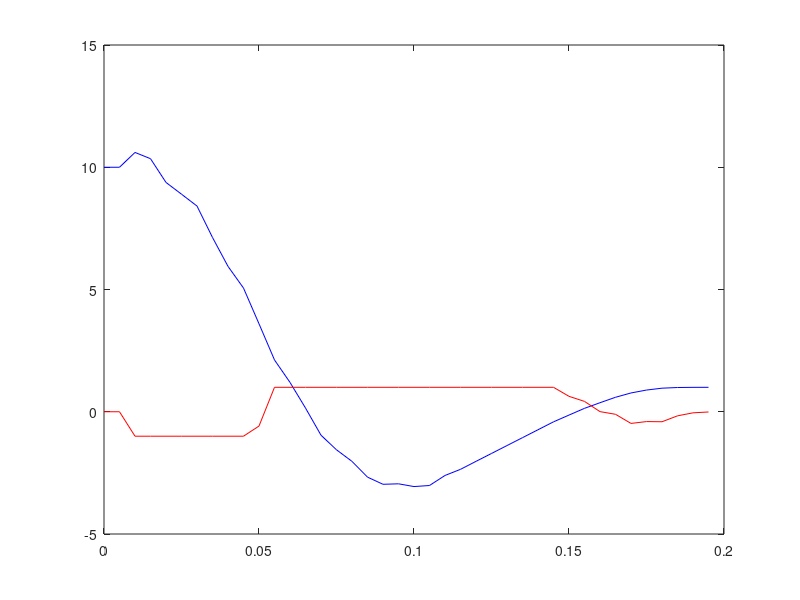

Source code (MATLAB): (Note: this script raises an error after producing the figure.)

clc;
clear all;
format short;

km=4.4*10^(-2);
j1 =3.75*10^(-6);
j2 =  3.75*10^(-6);
b =1*10^(-5);
d=3.125*10^(-5);
k = 0.2656;

A = [0 0 1 0;
    0 0 0 1 ;
    -k/j1 k/j1 -(d+b)/j1 (d+b)/j1;
    k/j2 -k/j2 (d+b)/j2 -(b+d)/j2];


B = [0 ; 0 ;km/j1 ;0];
C = [1 0 0 0];

sys_cont = ss(A, B, C, 0);
h =0.005; 
sys_disc = c2d(sys_cont, h); % the output can be changed
phi = sys_disc.a;

Gamma = sys_disc.b;
gamma = [Gamma phi*Gamma phi^2*Gamma phi^3*Gamma];
det(gamma)

alphas = [0.1 0.1 0.1 0.1];
K = -acker(phi,Gamma,alphas);
% forward gain
F = 1/(C*inv(eye(4)-phi-Gamma*K)*Gamma);

r = 1; % reference

x1(2) = 10.0; x1(1) = 10.0; 
x2(1) = 11.0; x2(2) = 11.0; 
x3(2)=20.0; x3(1) = 20.0;
x2(1)=20.0; x4(2) = 20.0;

tol = 1e-3; % set a tolerance for convergence
error = Inf; % initialize error to a large value
t_converge = 0; % initialize the time at which convergence is achieved


input(2) = 0; input(1)=0; time(2) = h; time(1) =0;
error = 0;
for i=2:2/h
u_unbounded  =K*[x1(i); x2(i) ;x3(i); x4(i)] +F*r;
u = min(max(u_unbounded, -1), 1); % Apply saturation to u
x3(i) = min(x3(i), 50); % Apply saturation to x3 max(u_unbounded, -50)
x4(i) = min(x4(i), 50); % Apply saturation to x4 max(u_unbounded

xkpl = phi*[x1(i); x2(i) ;x3(i); x4(i)] + Gamma*u;
x1(i+1) = xkpl(1);
x2(i+1) = xkpl(2);
x3(i+1) = xkpl(3);
x4(i+1) = xkpl(4);
input(i+1) = u;
time(i+1) = time(i) + h;

% compute error and check for convergence
error = abs(x1(i+1) - r);
if error < tol && t_converge == 0 % check if converged
    t_converge = time(i+1); % record the time of convergence
end

% break the loop if converged
if t_converge > 0
    break
end
end
% plot results
plot(time(1:i+1), x1(1:i+1), 'b');
hold
plot(time(1:i+1), input, 'r')
hline = refline([0 r]);
legend('State', 'Input', 'r')
title('System Response');
xlabel('Time (sec)');
ylabel('x1');
ylim([0, 2*r]); % set y-axis limit



